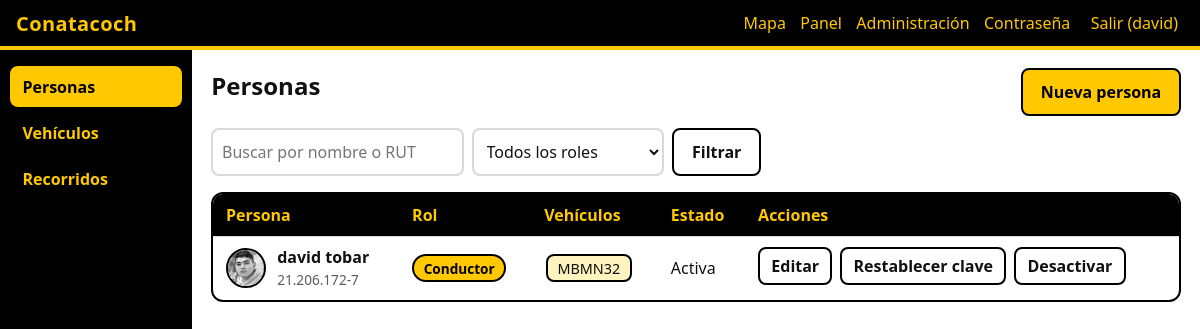
The page /panel/personas/ (signed in) on the database its author committed.
### transporte/models.py (models this page shows, shortened)
class Perfil(models.Model):
    class Rol(models.TextChoices):
        PASAJERO = "pasajero", "Pasajero"
        CONDUCTOR = "conductor", "Conductor"
        REPRESENTANTE = "representante", "Representante legal"
        ADMIN = "admin", "Administrador"
    usuario = models.OneToOneField(settings.AUTH_USER_MODEL, on_delete=models.CASCADE, related_name="perfil")
    rol = models.CharField(max_length=15, choices=Rol.choices, default=Rol.PASAJERO)
    rut = models.CharField(max_length=12, unique=True, null=True, blank=True, help_text="Formato 12345678-5")
    foto = models.ImageField(upload_to=ruta_foto, blank=True, help_text="Foto para que los pasajeros identifiquen al conductor")
    representante = models.ForeignKey(settings.AUTH_USER_MODEL, null=True, blank=True, on_delete=models.SET_NULL,
                                      related_name="conductores_a_cargo", limit_choices_to={"perfil__rol": "representante"},
                                      help_text="Representante legal responsable de este conductor")
    debe_cambiar_clave = models.BooleanField(default=False, help_text="Se le exigirá cambiar la contraseña al ingresar")
    @property
    def rut_fmt(self):
        return formatear(self.rut) if self.rut else "-"

class Vehiculo(models.Model):
    patente = models.CharField(max_length=10, unique=True)
    modelo = models.CharField(max_length=60)
    capacidad = models.PositiveSmallIntegerField(default=4)
    recorrido = models.ForeignKey(Recorrido, on_delete=models.PROTECT, related_name="vehiculos")
    aprobado = models.BooleanField(default=False, help_text="Lo revisa el representante antes de ser público")
    conductores = models.ManyToManyField(settings.AUTH_USER_MODEL, blank=True, related_name="vehiculos_asignados",
                                         limit_choices_to={"perfil__rol": "conductor"},
                                         help_text="Conductores autorizados a manejar este vehículo")

### transporte/panel.py (the view)
# urls.py: path("panel/personas/", panel.personas, name="panel_personas"),
@gestor_requerido
def personas(request):
    qs = perfiles_visibles(request.user).prefetch_related("usuario__vehiculos_asignados")
    q = request.GET.get("q", "").strip()
    rol = request.GET.get("rol", "")
    if q:
        qs = qs.filter(Q(usuario__first_name__icontains=q) | Q(rut__icontains=q.replace(".", "").replace(" ", "")))
    if rol in Perfil.Rol.values:
        qs = qs.filter(rol=rol)
    clave = request.session.pop("clave_nueva", None)  # se muestra una sola vez
    return render(request, "panel/personas.html", _ctx(
        request, "personas", perfiles=qs.order_by("usuario__first_name"), q=q, rol=rol,
        roles=Perfil.Rol.choices, clave_nueva=clave))

### transporte/panel.py (called while the page is built)
def rol_de(user):
    if user.is_superuser:
        return ADMIN
    return getattr(getattr(user, "perfil", None), "rol", "")

def gestor_requerido(view):
    @wraps(view)
    def inner(request, *a, **kw):
        if not request.user.is_authenticated:
            return redirect_to_login(request.get_full_path())
        if rol_de(request.user) not in (ADMIN, REPR):
            return redirect("mapa")
        return view(request, *a, **kw)
    return inner

def perfiles_visibles(user):
    qs = Perfil.objects.select_related("usuario", "representante")
    return qs if rol_de(user) == ADMIN else qs.filter(rol=COND, representante=user)

def _ctx(request, seccion, **extra):
    return {"seccion": seccion, "es_admin": rol_de(request.user) == ADMIN, **extra}

### transporte/rut.py (called while the page is built)
def formatear(rut):
    cuerpo, dv = rut.split("-")
    return f"{int(cuerpo):,}".replace(",", ".") + "-" + dv

### transporte/templates/panel/personas.html (shortened to what this page needs)
{% extends "panel/base_panel.html" %}
{% block panel %}
<div class="cab"><h1>Personas</h1><a class="btn" href="{% url 'panel_persona_nueva' %}">Nueva persona</a></div>
<form class="filtros" method="get">
  <input name="q" value="{{ q }}" placeholder="Buscar por nombre o RUT" aria-label="Buscar por nombre o RUT">
  <select name="rol" aria-label="Filtrar por rol">
    <option value="">Todos los roles</option>
  </select>
  <button class="btn sec" type="submit">Filtrar</button>
</form>
<div class="tabla-wrap">
<table class="tabla">
  <thead><tr><th>Persona</th><th>Rol</th><th>Vehículos</th><th>Estado</th><th>Acciones</th></tr></thead>
  <tbody>
  {% for p in perfiles %}
    <tr>
      <td><div class="persona">
        {% if p.foto %}<img class="mini" src="{{ p.foto.url }}" alt="">{% else %}<span class="mini vacia" aria-hidden="true">{{ p.usuario.first_name|default:"?"|slice:":1" }}</span>{% endif %}
        <span><b>{{ p.usuario.first_name|default:p.usuario.username }}</b><br><span class="helptext">{{ p.rut_fmt }}</span></span>
      </div></td>
      <td><span class="badge rol-{{ p.rol }}">{{ p.get_rol_display }}</span></td>
      <td>{% for v in p.usuario.vehiculos_asignados.all %}<span class="tag">{{ v.patente }}</span>{% empty %}<span class="helptext">-</span>{% endfor %}</td>
      <td>{% if p.usuario.is_active %}Activa{% else %}<b>Desactivada</b>{% endif %}</td>
      <td class="fila-acciones">
        <a class="btn sec" href="{% url 'panel_persona_editar' p.pk %}">Editar</a>
        {% if p.usuario_id != user.id and not p.usuario.is_superuser %}
        <form method="post" action="{% url 'panel_persona_clave' p.pk %}" onsubmit="return confirm('¿Restablecer la contraseña? Se cerrará su sesión actual.')">{% csrf_token %}<button class="btn sec">Restablecer clave</button></form>
        <form method="post" action="{% url 'panel_persona_estado' p.pk %}">{% csrf_token %}<button class="btn sec">{% if p.usuario.is_active %}Desactivar{% else %}Activar{% endif %}</button></form>
        {% endif %}
      </td>
    </tr>
  {% empty %}
    <tr><td colspan="5">No hay personas que coincidan.</td></tr>
  {% endfor %}
  </tbody>
</table>
</div>
{% endblock %}

### transporte/templates/panel/base_panel.html (shortened to what this page needs)
{% extends "base.html" %}
{% block contenido %}
<div class="panel-wrap">
  <nav class="panel-nav" aria-label="Administración">
    <a href="{% url 'panel_personas' %}"{% if seccion == 'personas' %} aria-current="page"{% endif %}>Personas</a>
    <a href="{% url 'panel_vehiculos' %}"{% if seccion == 'vehiculos' %} aria-current="page"{% endif %}>Vehículos</a>
    {% if es_admin %}<a href="{% url 'gestion_recorridos' %}">Recorridos</a>{% endif %}
  </nav>
  <section class="panel-main">
    {% block panel %}{% endblock %}
  </section>
</div>
{% endblock %}

### transporte/templates/base.html (shortened to what this page needs)
{% load static %}<!doctype html>
<html lang="es">
<head>
<link rel="stylesheet" href="{% static 'transporte/app.css' %}">
</head>
<body>
<header class="top">
  <a class="marca" href="{% url 'mapa' %}">Conatacoch</a>
  <nav>
    <a href="{% url 'mapa' %}">Mapa</a>
    {% if user.is_authenticated %}
      {% if user.is_superuser or user.perfil.rol == 'admin' or user.perfil.rol == 'representante' %}<a href="{% url 'panel' %}">Panel</a>{% endif %}
      {% if user.is_staff %}<a href="{% url 'admin:index' %}">Administración</a>{% endif %}
      <a href="{% url 'cambiar_clave' %}">Contraseña</a>
      <form method="post" action="{% url 'logout' %}" style="display:inline">{% csrf_token %}<button class="link">Salir ({{ user.first_name|default:user.username }})</button></form>
    {% else %}
      <a href="{% url 'login' %}">Ingresar</a>
      <a href="{% url 'registro' %}">Crear cuenta</a>
    {% endif %}
  </nav>
</header>
<main>{% block contenido %}{% endblock %}</main>
</body>
</html>

### transporte/static/transporte/app.css (style rules this page uses)
:root { --negro:#000;--amarillo:#FFC800;--amarillo-suave:#FFF3BF;--blanco:#fff;--gris:#5b5b5b;--borde:#d9d9d9;--ok:#1b7a3e;--mal:#b3261e }
* { box-sizing:border-box }
html,body { height:100%;margin:0 }
body { font-family:system-ui,-apple-system,"Segoe UI",Roboto,sans-serif;background:var(--blanco);color:#111;display:flex;flex-direction:column }
a { color:inherit }
.top { background:var(--negro);color:var(--amarillo);display:flex;align-items:center;gap:1rem;padding:.6rem 1rem;border-bottom:4px solid var(--amarillo) }
.top .marca { font-weight:800;font-size:1.25rem;letter-spacing:.02em;text-decoration:none;margin-right:auto }
.top nav { display:flex;gap:.9rem;align-items:center;flex-wrap:wrap }
.top a,.top button.link { color:var(--amarillo);background:none;border:0;font:inherit;cursor:pointer;text-decoration:none }
main { flex:1;min-height:0;display:flex;flex-direction:column }
.btn { display:inline-block;background:var(--amarillo);color:#000;border:2px solid #000;border-radius:8px;padding:.7rem 1.1rem;font:inherit;font-weight:700;cursor:pointer;text-decoration:none }
.btn.sec { background:var(--blanco);color:inherit }
.helptext { color:var(--gris);font-size:.85rem }
.panel-wrap { flex:1;min-height:0;display:grid;grid-template-columns:12rem 1fr }
.panel-nav { background:#000;padding:1rem .6rem;display:flex;flex-direction:column;gap:.3rem }
.panel-nav a { color:var(--amarillo);text-decoration:none;padding:.6rem .8rem;border-radius:8px;font-weight:600 }
.panel-nav a[aria-current="page"] { background:var(--amarillo);color:#000 }
.panel-main { overflow:auto;padding:1rem 1.2rem }
.panel-main h1 { margin:.2rem 0 1rem }
.cab { display:flex;justify-content:space-between;align-items:center;gap:1rem;flex-wrap:wrap }
.filtros { display:flex;gap:.5rem;flex-wrap:wrap;margin:.6rem 0 1rem }
.filtros input,.filtros select,.formulario input:not([type=checkbox]):not([type=file]),.formulario select,.agregar select { padding:.55rem;border:2px solid var(--borde);border-radius:8px;font:inherit;background:var(--blanco);color:inherit }
.tabla-wrap { overflow-x:auto;border:2px solid #000;border-radius:12px }
.tabla { width:100%;border-collapse:collapse;min-width:44rem }
.tabla th { background:#000;color:var(--amarillo);text-align:left;padding:.6rem .8rem }
.tabla td { padding:.6rem .8rem;border-top:1px solid var(--borde);vertical-align:middle }
.persona { display:flex;align-items:center;gap:.7rem }
.mini { width:40px;height:40px;border-radius:50%;object-fit:cover;border:2px solid #000;flex:none }
.badge { display:inline-block;padding:.15rem .6rem;border-radius:999px;border:2px solid #000;font-size:.85rem;font-weight:700;background:var(--blanco) }
.badge.rol-conductor,.badge.ok { background:var(--amarillo);color:#000 }
.tag { display:inline-flex;align-items:center;gap:.3rem;padding:.15rem .6rem;border:2px solid #000;border-radius:8px;margin:.1rem;font-size:.9rem;background:var(--amarillo-suave) }
.fila-acciones { display:flex;gap:.5rem;flex-wrap:wrap;align-items:center }
.fila-acciones .btn { padding:.4rem .7rem }
.fila-acciones form { margin:0 }

### rows shown on the page
Perfil: foto (picture), usuario.first_name "david tobar", rut_fmt "21.206.172-7", rol "Conductor", shows "Activa", shows "Restablecer clave", shows "Desactivar"
Vehiculo: patente "MBMN32"

### other values the page prints
{{ user.first_name|default:user.username }} "david"
